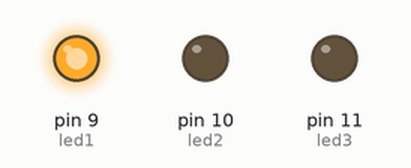
Recording of a sketch running on a simulated Arduino Uno, built with avr-gcc and run on an emulated ATmega328P. On the bench: output pins drawn as LEDs (lit = HIGH).

Above: at 0.5 s.
At 1.5 s:
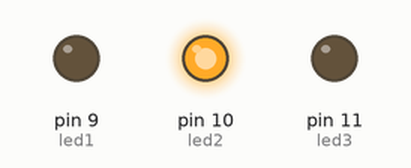
At 5.5 s:
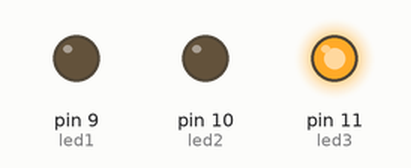
Timing chart, 0 to 6.9 s (numbered marks = the images above):
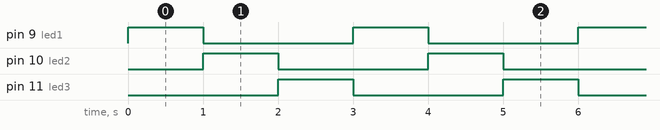

Measured:
- by itself, pin 9 (led1), pin 10 (led2), pin 11 (led3): alternates HIGH for 1.0 s and LOW for 2.0 s
- by itself, everything shown: repeats every 3.0 s, in 3 steps

The sketch:

led_rgb.ino
```cpp
int led1 = 9;

int led2 = 10;

int led3 = 11;


void setup() {

  pinMode(led1, OUTPUT);

  pinMode(led2, OUTPUT);

  pinMode(led3, OUTPUT);

}


void loop() {

  digitalWrite(led1, HIGH);

  digitalWrite(led2, LOW);

  digitalWrite(led3, LOW);

  delay(1000);

  digitalWrite(led1, LOW);

  digitalWrite(led2, HIGH);

  digitalWrite(led3, LOW);

  delay(1000);

  digitalWrite(led1, LOW);

  digitalWrite(led2, LOW);

  digitalWrite(led3, HIGH);

  delay(1000);

}
```
